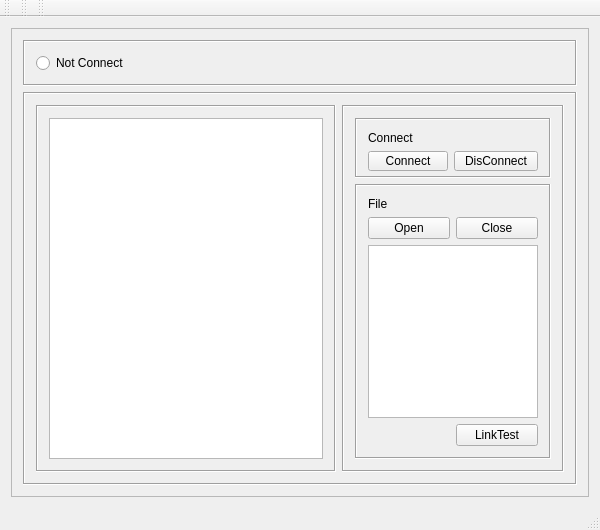
<?xml version="1.0" encoding="UTF-8"?>
<ui version="4.0">
 <class>Secs_Gem_SimulatorClass</class>
 <widget class="QMainWindow" name="Secs_Gem_SimulatorClass">
  <property name="geometry">
   <rect>
    <x>0</x>
    <y>0</y>
    <width>600</width>
    <height>530</height>
   </rect>
  </property>
  <property name="maximumSize">
   <size>
    <width>600</width>
    <height>530</height>
   </size>
  </property>
  <property name="windowTitle">
   <string>Secs_Gem_Simulator</string>
  </property>
  <widget class="QWidget" name="centralWidget">
   <property name="maximumSize">
    <size>
     <width>600</width>
     <height>500</height>
    </size>
   </property>
   <layout class="QHBoxLayout" name="horizontalLayout">
    <item>
     <widget class="QFrame" name="frame_4">
      <property name="frameShape">
       <enum>QFrame::StyledPanel</enum>
      </property>
      <property name="frameShadow">
       <enum>QFrame::Raised</enum>
      </property>
      <layout class="QVBoxLayout" name="verticalLayout_2">
       <item>
        <widget class="QFrame" name="frame_6">
         <property name="maximumSize">
          <size>
           <width>16777215</width>
           <height>50</height>
          </size>
         </property>
         <property name="frameShape">
          <enum>QFrame::Box</enum>
         </property>
         <property name="frameShadow">
          <enum>QFrame::Sunken</enum>
         </property>
         <layout class="QHBoxLayout" name="horizontalLayout_6">
          <item>
           <widget class="QRadioButton" name="rbtn_State">
            <property name="enabled">
             <bool>true</bool>
            </property>
            <property name="text">
             <string>Not Connect</string>
            </property>
           </widget>
          </item>
         </layout>
        </widget>
       </item>
       <item>
        <widget class="QFrame" name="frame_7">
         <property name="frameShape">
          <enum>QFrame::Box</enum>
         </property>
         <property name="frameShadow">
          <enum>QFrame::Sunken</enum>
         </property>
         <layout class="QHBoxLayout" name="horizontalLayout_4">
          <item>
           <widget class="QScrollArea" name="scrollArea">
            <property name="minimumSize">
             <size>
              <width>300</width>
              <height>0</height>
             </size>
            </property>
            <property name="frameShape">
             <enum>QFrame::Box</enum>
            </property>
            <property name="widgetResizable">
             <bool>true</bool>
            </property>
            <widget class="QWidget" name="scrollAreaWidgetContents">
             <property name="geometry">
              <rect>
               <x>0</x>
               <y>0</y>
               <width>296</width>
               <height>361</height>
              </rect>
             </property>
             <layout class="QHBoxLayout" name="horizontalLayout_7">
              <item>
               <widget class="QTextEdit" name="tb_SecsMsg"/>
              </item>
             </layout>
            </widget>
           </widget>
          </item>
          <item>
           <widget class="QFrame" name="frame">
            <property name="frameShape">
             <enum>QFrame::Box</enum>
            </property>
            <property name="frameShadow">
             <enum>QFrame::Sunken</enum>
            </property>
            <layout class="QVBoxLayout" name="verticalLayout">
             <item>
              <widget class="QFrame" name="frame_2">
               <property name="maximumSize">
                <size>
                 <width>215</width>
                 <height>60</height>
                </size>
               </property>
               <property name="frameShape">
                <enum>QFrame::Box</enum>
               </property>
               <property name="frameShadow">
                <enum>QFrame::Sunken</enum>
               </property>
               <layout class="QFormLayout" name="formLayout">
                <item row="1" column="0">
                 <widget class="QPushButton" name="btnConnect">
                  <property name="minimumSize">
                   <size>
                    <width>0</width>
                    <height>20</height>
                   </size>
                  </property>
                  <property name="maximumSize">
                   <size>
                    <width>100</width>
                    <height>16777215</height>
                   </size>
                  </property>
                  <property name="font">
                   <font/>
                  </property>
                  <property name="text">
                   <string>Connect</string>
                  </property>
                 </widget>
                </item>
                <item row="1" column="1">
                 <widget class="QPushButton" name="btnDisConnect">
                  <property name="minimumSize">
                   <size>
                    <width>0</width>
                    <height>20</height>
                   </size>
                  </property>
                  <property name="maximumSize">
                   <size>
                    <width>100</width>
                    <height>16777215</height>
                   </size>
                  </property>
                  <property name="font">
                   <font/>
                  </property>
                  <property name="text">
                   <string>DisConnect</string>
                  </property>
                 </widget>
                </item>
                <item row="0" column="0">
                 <widget class="QLabel" name="label">
                  <property name="text">
                   <string>Connect</string>
                  </property>
                 </widget>
                </item>
               </layout>
              </widget>
             </item>
             <item>
              <widget class="QFrame" name="frame_3">
               <property name="frameShape">
                <enum>QFrame::Box</enum>
               </property>
               <property name="frameShadow">
                <enum>QFrame::Sunken</enum>
               </property>
               <layout class="QGridLayout" name="gridLayout">
                <item row="3" column="1">
                 <widget class="QPushButton" name="btnLinkTest">
                  <property name="text">
                   <string>LinkTest</string>
                  </property>
                 </widget>
                </item>
                <item row="2" column="0" colspan="2">
                 <widget class="QListWidget" name="lw_MsgList"/>
                </item>
                <item row="1" column="1">
                 <widget class="QPushButton" name="btnClos">
                  <property name="maximumSize">
                   <size>
                    <width>90</width>
                    <height>16777215</height>
                   </size>
                  </property>
                  <property name="text">
                   <string>Close</string>
                  </property>
                 </widget>
                </item>
                <item row="1" column="0">
                 <widget class="QPushButton" name="btnOpen">
                  <property name="maximumSize">
                   <size>
                    <width>90</width>
                    <height>16777215</height>
                   </size>
                  </property>
                  <property name="text">
                   <string>Open</string>
                  </property>
                 </widget>
                </item>
                <item row="0" column="0">
                 <widget class="QLabel" name="label_2">
                  <property name="text">
                   <string>File</string>
                  </property>
                 </widget>
                </item>
               </layout>
              </widget>
             </item>
            </layout>
           </widget>
          </item>
         </layout>
        </widget>
       </item>
      </layout>
      <zorder>frame_7</zorder>
      <zorder>frame_6</zorder>
     </widget>
    </item>
   </layout>
  </widget>
  <widget class="QMenuBar" name="menuBar">
   <property name="geometry">
    <rect>
     <x>0</x>
     <y>0</y>
     <width>600</width>
     <height>20</height>
    </rect>
   </property>
  </widget>
  <widget class="QToolBar" name="mainToolBar">
   <property name="mouseTracking">
    <bool>false</bool>
   </property>
   <attribute name="toolBarArea">
    <enum>TopToolBarArea</enum>
   </attribute>
   <attribute name="toolBarBreak">
    <bool>false</bool>
   </attribute>
  </widget>
  <widget class="QStatusBar" name="statusBar"/>
  <widget class="QToolBar" name="toolBar_2">
   <property name="windowTitle">
    <string>toolBar_2</string>
   </property>
   <attribute name="toolBarArea">
    <enum>TopToolBarArea</enum>
   </attribute>
   <attribute name="toolBarBreak">
    <bool>false</bool>
   </attribute>
  </widget>
  <widget class="QToolBar" name="toolBar">
   <property name="windowTitle">
    <string>toolBar</string>
   </property>
   <attribute name="toolBarArea">
    <enum>TopToolBarArea</enum>
   </attribute>
   <attribute name="toolBarBreak">
    <bool>false</bool>
   </attribute>
  </widget>
 </widget>
 <layoutdefault spacing="6" margin="11"/>
 <resources>
  <include location="Secs_Gem_Simulator.qrc"/>
 </resources>
 <connections/>
</ui>
